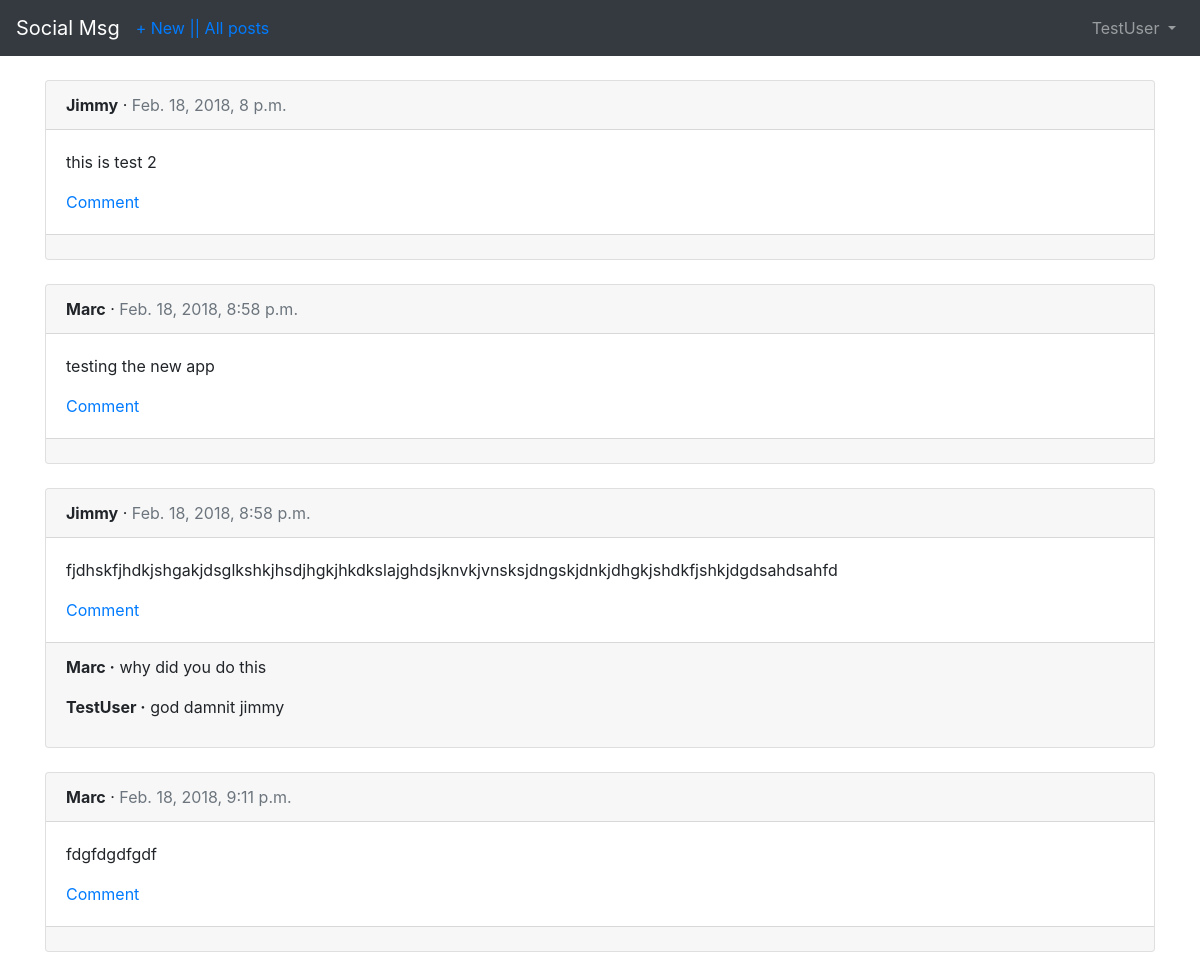
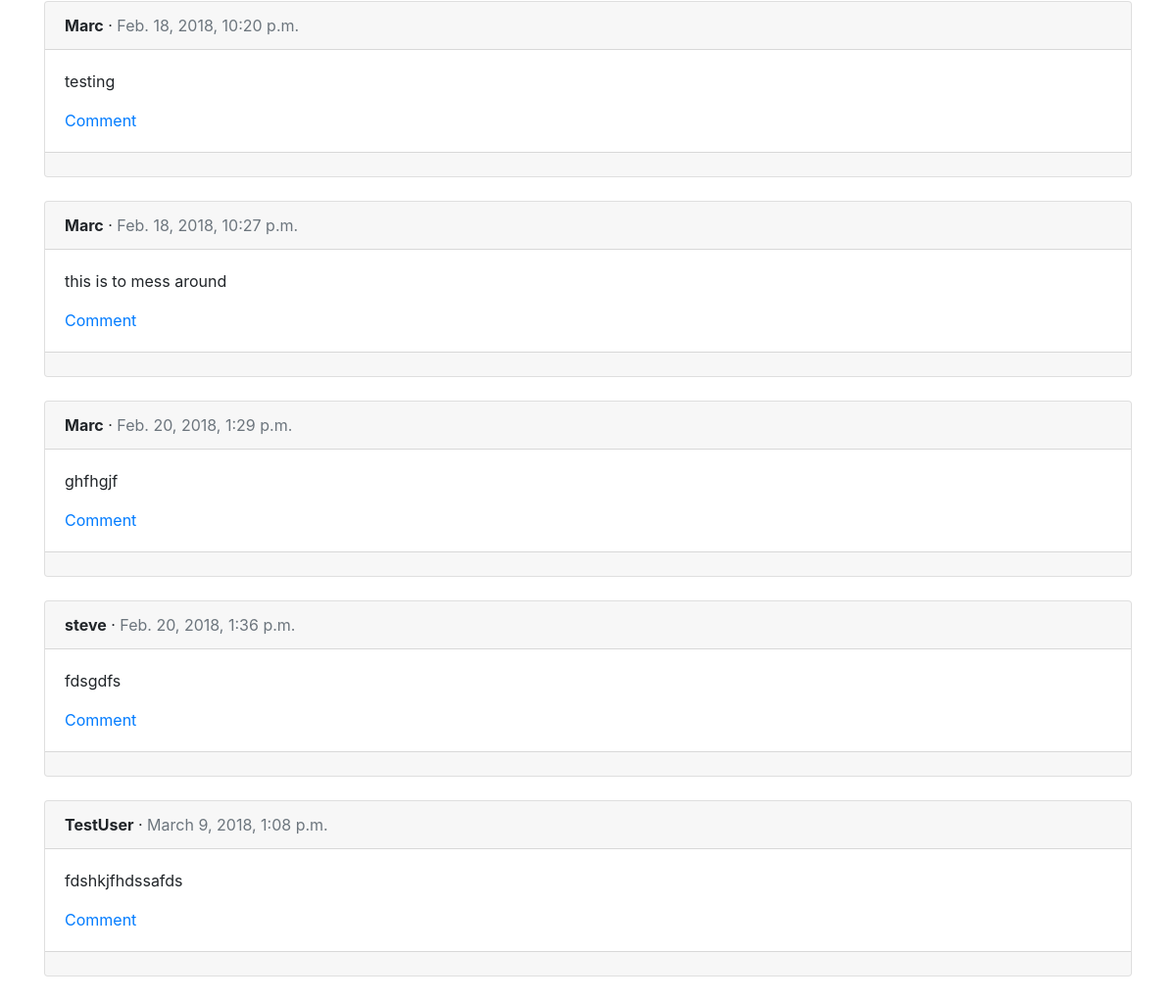
The app's page /posts/ (signed in) with its own data (2 pictures, top to bottom).
### users/models.py (models this page shows)
class CustomUser(AbstractUser):
    objects = CustomUserManager()

### posts/models.py (models this page shows, shortened)
class Post(models.Model):
    message = models.CharField(max_length=280)
    date = models.DateTimeField(auto_now_add=True)
    author = models.ForeignKey(
        settings.AUTH_USER_MODEL,
        on_delete=models.CASCADE,
    )

class Comment(models.Model):
    post = models.ForeignKey(Post, on_delete=models.CASCADE)
    comment = models.CharField(max_length=140)
    author = models.ForeignKey(
        settings.AUTH_USER_MODEL,
        on_delete=models.CASCADE, default=1
    )
    def __str__(self):
        return self.comment

### posts/views.py (the view)
# urls.py: path('', views.PostListView.as_view(), name='posts'),#
class PostListView(LoginRequiredMixin, ListView): # new
    model = models.Post
    template_name = 'post_list.html'
    login_url = 'login'

### templates/post_list.html (shortened to what this page needs)
{% extends 'base.html' %}
{% block content %}
  {% for post in object_list %}
    <div class="card">
      <div class="card-header">
        <span class="font-weight-bold">{{ post.author }}</span> &middot; <span class="text-muted">{{ post.date }}</span>
      </div>
      <div class="card-body">
        <p>{{ post.message }}</p>
        {% if messages %}
        <a href="{% url 'post_edit' post.pk %}">Edit</a> | <a href="{% url 'post_delete' post.pk %}">Delete</a>
        {% else %}
            <a href="{% url 'post_edit' post.pk %}">Comment</a>
        {% endif %}
      </div>
      <div class="card-footer">
        {% for comment in post.comment_set.all %}
          <p>
            <span class="font-weight-bold">{{ comment.author }} &middot;</span>
            {{ comment }}
          </p>
        {% endfor %}
      </div>
    </div>
    <br />
  {% endfor %}
{% endblock content %}

### templates/base.html (shortened to what this page needs)
<!doctype html>
<html lang="en">
  <head>
    <link rel="stylesheet" href="https://maxcdn.bootstrapcdn.com/bootstrap/4.0.0/css/bootstrap.min.css">
  </head>
  <body>
      <nav class="navbar navbar-expand-md navbar-dark bg-dark mb-4">
    <a class="navbar-brand" href="{% url 'home' %}">Social Msg</a>
    {% if user.is_authenticated %}
    <ul class="navbar-nav mr-auto">
      <li class="nav-item"><a href="{% url 'post_new' %}">+ New |</a></li>
    </ul>
    <ul class="navbar-nav mr-auto">
      <li class="nav-item"><a href="{% url 'posts' %}">| All posts</a></li>
    </ul>
    {% endif %}
      <div class="collapse navbar-collapse" id="navbarCollapse">
        {% if user.is_authenticated %}
          <ul class="navbar-nav ml-auto">
            <li class="nav-item">
              <a class="nav-link dropdown-toggle" href="#" id="userMenu" data-toggle="dropdown" aria-haspopup="true" aria-expanded="false">
                {{ user.username }}
              </a>
            </li>
          </ul>
        {% else %}
          <form class="form-inline ml-auto">
            <a href="{% url 'login' %}" class="btn btn-outline-secondary">Log in</a>
            <a href="{% url 'signup' %}" class="btn btn-primary ml-2">Sign up</a>
          </form>
        {% endif %}
      </div>
   </nav>
<div class="container">
  {% block content %}
  {% endblock %}
</div>
  </body>
</html>

### records on screen
CustomUser: username "TestUser"
Post: author "Jimmy", date "Feb. 18, 2018, 8 p.m.", message "this is test 2"
Post: author "Marc", date "Feb. 18, 2018, 8:58 p.m.", message "testing the new app"
Post: author "Jimmy", date "Feb. 18, 2018, 8:58 p.m.", message "fjdhskfjhdkjshgakjdsglkshkjhsdjhgkjhkdkslajghdsjknvkjvnsksjdngskjdnkjdhgkjshdkfjshkjdgdsahdsahfd"
Comment: author "Marc", comment "why did you do this"
Comment: author "TestUser", comment "god damnit jimmy"
Post: author "Marc", date "Feb. 18, 2018, 9:11 p.m.", message "fdgfdgdfgdf"
Post: author "Marc", date "Feb. 18, 2018, 10:20 p.m.", message "testing"
Post: author "Marc", date "Feb. 18, 2018, 10:27 p.m.", message "this is to mess around"
Post: author "Marc", date "Feb. 20, 2018, 1:29 p.m.", message "ghfhgjf"
Post: author "steve", date "Feb. 20, 2018, 1:36 p.m.", message "fdsgdfs"
Post: author "TestUser", date "March 9, 2018, 1:08 p.m.", message "fdshkjfhdssafds"
